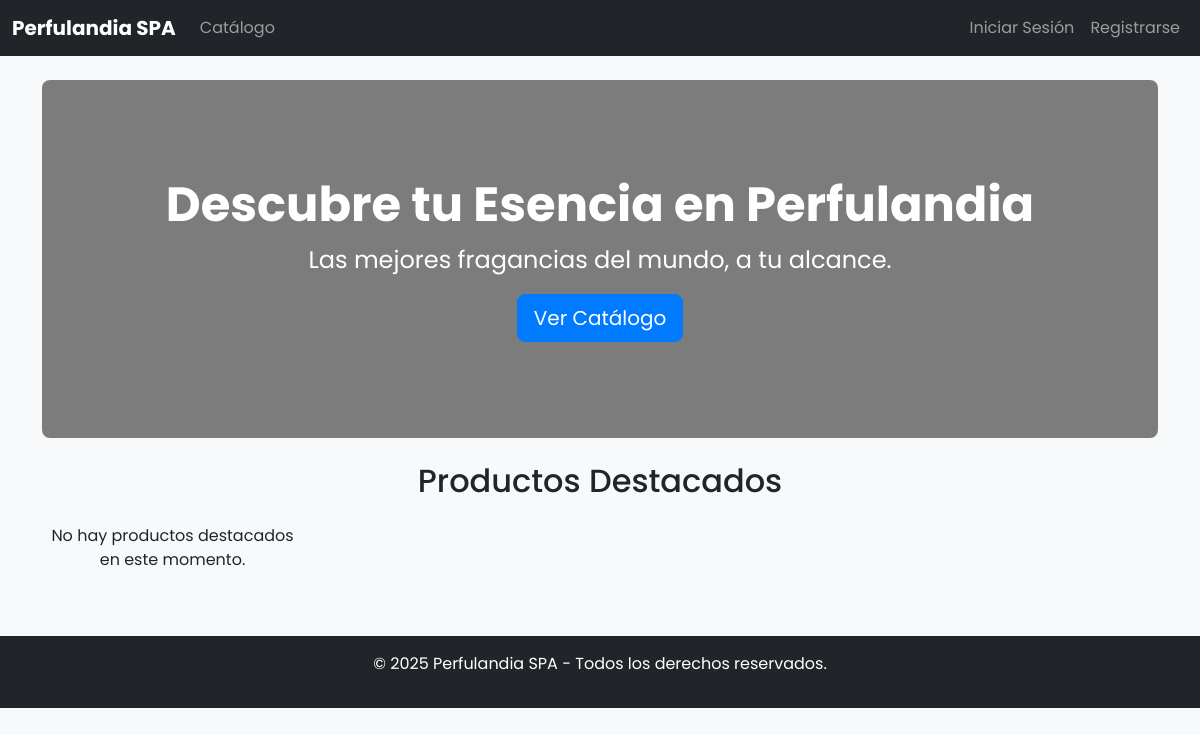
/, run on an earlier commit of the app's database.
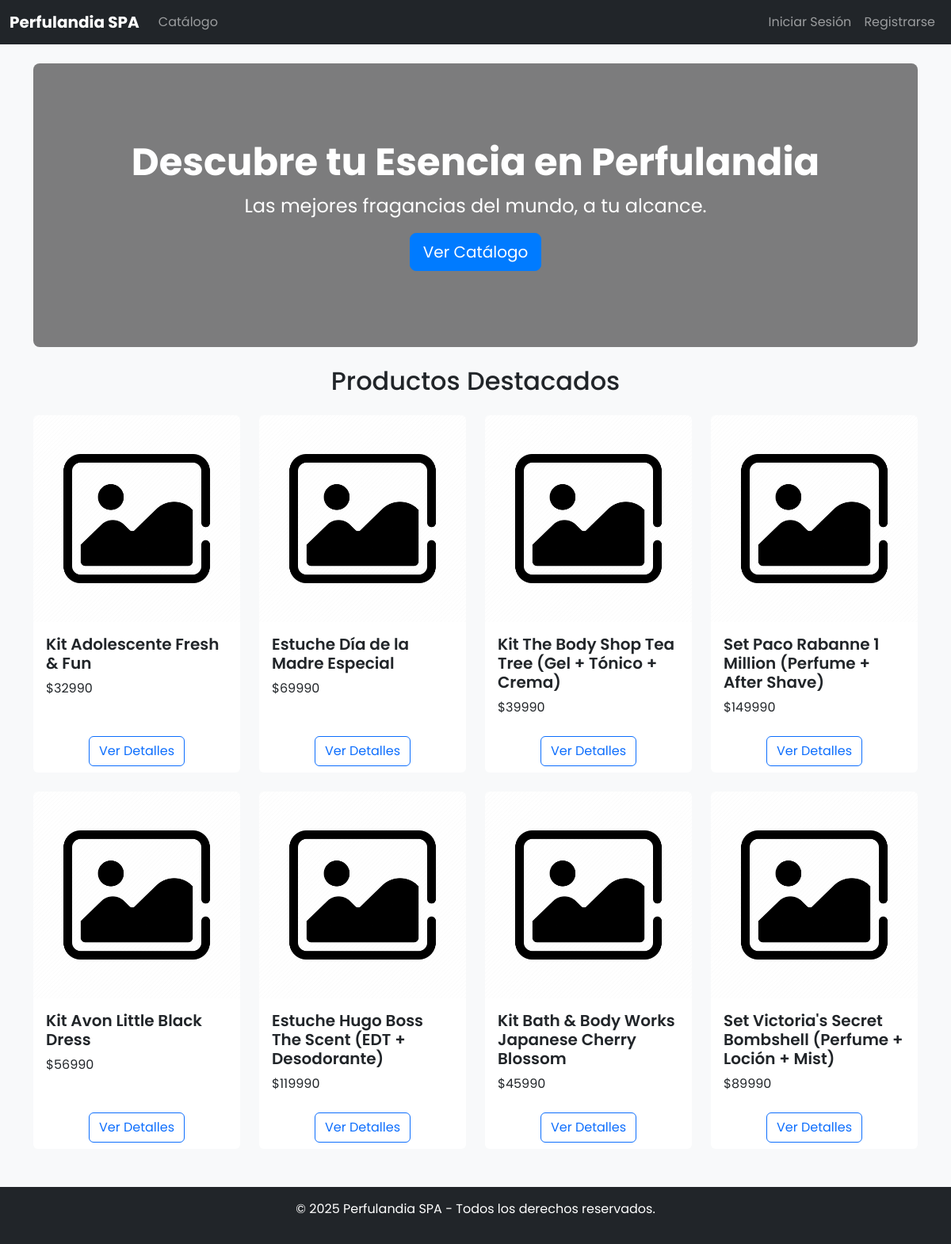
And on a later commit of the database.
### inventario/models.py (models this page shows, shortened)
class Producto(models.Model):
    id = models.UUIDField(primary_key=True, default=uuid.uuid4, editable=False)
    codigo = models.CharField(max_length=50, unique=True)
    nombre = models.CharField(max_length=200)
    descripcion = models.TextField(blank=True)
    categoria = models.ForeignKey(Categoria, on_delete=models.CASCADE, related_name='productos')
    precio = models.DecimalField(max_digits=10, decimal_places=2, validators=[MinValueValidator(0)])
    stock = models.PositiveIntegerField(default=0)
    stock_minimo = models.PositiveIntegerField(default=5)
    imagen = models.ImageField(upload_to='productos/', blank=True, null=True)
    activo = models.BooleanField(default=True)
    fecha_creacion = models.DateTimeField(auto_now_add=True)
    fecha_actualizacion = models.DateTimeField(auto_now=True)
    class Meta:
        verbose_name = 'Producto'
        verbose_name_plural = 'Productos'
        ordering = ['nombre']

### core/views.py (the view, shortened to what this page needs)
# urls.py: path('', HomeView.as_view(), name='home'),
class HomeView(TemplateView):
    template_name = 'home.html'
    def get_context_data(self, **kwargs):
        context = super().get_context_data(**kwargs)
        user = self.request.user
        try:
            from inventario.models import Producto
            context['productos_destacados'] = Producto.objects.filter(activo=True, stock__gt=0).order_by('-fecha_creacion')[:8]
        except (ImportError, Exception):
            context['productos_destacados'] = []
        return context

### templates/home.html (shortened to what this page needs)
{% extends 'base.html' %}
{% load static %}
{% block content %}
    {% if not user.is_authenticated or user.rol == 'cliente' %}
        <div class="p-5 mb-4 rounded-3 text-center jumbotron-bg">
            <div class="container-fluid py-5">
                <h1 class="display-5 fw-bold">Descubre tu Esencia en Perfulandia</h1>
                <p class="fs-4">Las mejores fragancias del mundo, a tu alcance.</p>
                <a class="btn btn-primary btn-lg" href="{% url 'clientes:catalogo' %}">Ver Catálogo</a>
            </div>
        </div>
        <h2 class="text-center my-4">Productos Destacados</h2>
        <div class="row row-cols-1 row-cols-md-2 row-cols-lg-4 g-4">
            {% for producto in productos_destacados %}
                <div class="col">
                    <div class="card h-100">
                        {% if producto.imagen %}
                            <img src="{{ producto.imagen.url }}" class="card-img-top" alt="{{ producto.nombre }}">
                        {% else %}
                            <img src="{% static 'img/placeholder.png' %}" class="card-img-top" alt="Sin imagen">
                        {% endif %}
                        <div class="card-body">
                            <h5 class="card-title">{{ producto.nombre }}</h5>
                            <p class="card-text">${{ producto.precio|floatformat:0 }}</p>
                        </div>
                        <div class="card-footer text-center">
                            <a href="#" class="btn btn-outline-primary">Ver Detalles</a>
                        </div>
                    </div>
                </div>
            {% empty %}
                <p class="text-center">No hay productos destacados en este momento.</p>
            {% endfor %}
        </div>
    {% endif %}
{% endblock %}

### templates/base.html (shortened to what this page needs)
{% load static %}
<!DOCTYPE html>
<html lang="es">
<head>
    <link href="https://cdn.jsdelivr.net/npm/bootstrap@5.3.3/dist/css/bootstrap.min.css" rel="stylesheet">
    <link rel="stylesheet" href="https://cdn.jsdelivr.net/npm/bootstrap-icons@1.11.3/font/bootstrap-icons.min.css">
    <link rel="stylesheet" href="{% static 'css/custom.css' %}">
</head>
<body>
    <nav class="navbar navbar-expand-lg navbar-dark bg-dark">
        <div class="container-fluid">
            <a class="navbar-brand" href="{% url 'home' %}">Perfulandia SPA</a>
            <div class="collapse navbar-collapse" id="navbarSupportedContent">
                <ul class="navbar-nav me-auto mb-2 mb-lg-0">
                    <li class="nav-item">
                        <a class="nav-link" href="{% url 'clientes:catalogo' %}">Catálogo</a>
                    </li>
                </ul>
                <ul class="navbar-nav ms-auto mb-2 mb-lg-0">
                    {% if user.is_authenticated %}
                        {% if user.rol in 'admin,gerente,vendedor' %}
                            <li class="nav-item dropdown">
                                <a class="nav-link dropdown-toggle" href="#" id="adminMenu" role="button" data-bs-toggle="dropdown" aria-expanded="false">
                                    Administración
                                </a>
                                <ul class="dropdown-menu dropdown-menu-end" aria-labelledby="adminMenu">
                                    <li><a class="dropdown-item" href="{% url 'inventario:productos' %}">Gestión de Inventario</a></li>
                                    <li><a class="dropdown-item" href="{% url 'ventas:lista' %}">Gestión de Ventas</a></li>
                                    {% if user.rol in 'admin,gerente' %}
                                        <li><a class="dropdown-item" href="{% url 'reportes:dashboard' %}">Reportes</a></li>
                                        <li><a class="dropdown-item" href="{% url 'usuarios:gestion' %}">Gestión de Usuarios</a></li>
                                    {% endif %}
                                </ul>
                            </li>
                        {% endif %}
                        {% if user.rol == 'cliente' %}
                            <li class="nav-item">
                                <a href="{% url 'clientes:carrito' %}" class="nav-link">
                                    <i class="bi bi-cart"></i> Carrito
                                    <span class="badge bg-primary rounded-pill" id="cart-count">0</span>
                                </a>
                            </li>
                        {% endif %}
                        <li class="nav-item dropdown">
                            <a class="nav-link dropdown-toggle" href="#" id="navbarDropdown" role="button" data-bs-toggle="dropdown" aria-expanded="false">
                                <i class="bi bi-person-circle"></i> {{ user.username }}
                            </a>
                            <ul class="dropdown-menu dropdown-menu-end" aria-labelledby="navbarDropdown">
                                <li><a class="dropdown-item" href="{% url 'usuarios:perfil' %}">Mi Perfil</a></li>
                                {% if user.rol in 'admin,gerente' %}
                                    <li><a class="dropdown-item" href="{% url 'admin:index' %}">Administración</a></li>
                                {% endif %}
                                <li><hr class="dropdown-divider"></li>
                                <li><a class="dropdown-item" href="{% url 'usuarios:logout' %}">Cerrar Sesión</a></li>
                            </ul>
                        </li>
                    {% else %}
                        <li class="nav-item">
                            <a class="nav-link" href="{% url 'usuarios:login' %}">Iniciar Sesión</a>
                        </li>
                        <li class="nav-item">
                            <a class="nav-link" href="{% url 'usuarios:registro' %}">Registrarse</a>
                        </li>
                    {% endif %}
                </ul>
            </div>
        </div>
    </nav>
    <main class="container mt-4">
        {% block content %}{% endblock %}
    </main>
    <footer class="bg-dark text-white text-center p-3 mt-5">
        <p>&copy; {% now "Y" %} Perfulandia SPA - Todos los derechos reservados.</p>
    </footer>
</body>
</html>

### static/css/custom.css (style rules this page uses)
body { font-family: 'Poppins', sans-serif; background-color: #f8f9fa; }
.navbar-brand { font-weight: 700; }
.card { border: none; transition: transform 0.3s ease, box-shadow 0.3s ease; }
.card-img-top { aspect-ratio: 1 / 1; object-fit: cover; }
.card-title { font-weight: 600; }
.card-footer { background-color: transparent; border-top: none; }
.btn-primary { background-color: #007bff; border-color: #007bff; transition: background-color 0.2s ease; }
.jumbotron-bg { background: linear-gradient(rgba(0,0,0,0.5), rgba(0,0,0,0.5)), url('../img/banner.jpg') no-repeat center center; background-size: cover; color: white; }

What changed in the data, as far as the page shows it:
added Producto: nombre "Kit Adolescente Fresh & Fun", precio "32990"
added Producto: nombre "Estuche Día de la Madre Especial", precio "69990"
added Producto: nombre "Kit The Body Shop Tea Tree (Gel + Tónico + Crema)", precio "39990"
added Producto: nombre "Set Paco Rabanne 1 Million (Perfume + After Shave)", precio "149990"
added Producto: nombre "Kit Avon Little Black Dress", precio "56990"
added Producto: nombre "Estuche Hugo Boss The Scent (EDT + Desodorante)", precio "119990"
added Producto: nombre "Kit Bath & Body Works Japanese Cherry Blossom", precio "45990"
added Producto: nombre "Set Victoria's Secret Bombshell (Perfume + Loción + Mist)", precio "89990"
Also different on the page:
text no longer shown: "No hay productos destacados en este momento."
